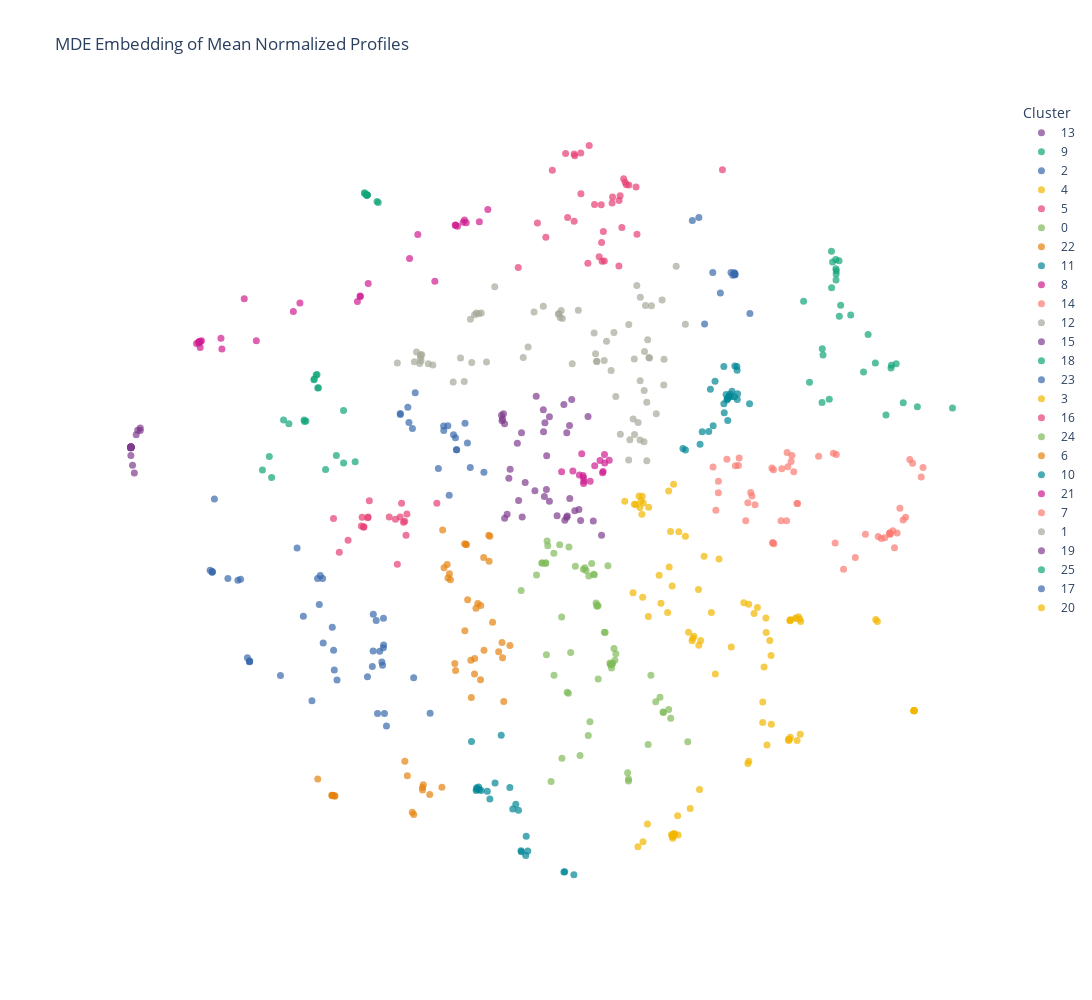

Here is the notebook cell this chart was saved with:
### Code cell
mde_2017 = tf_compute_MDE(adata_2017, n_jobs=5, label_points=False, spectral=True,leiden_neighbors=8)

### Figure 1 — Plotly figure (JSON) as saved in the notebook; plotly's stock layout.template omitted (floating-point values rounded to 4 significant figures)
{"data": [{"customdata": [["ADNP2"], ["BHLHE41"], ["CENPB"], ["EPAS1"], ["ESRRA"], ["FOXA1"], ["MAFK"], ["NEUROG3"], ["OVOL1"], ["TBX1"], ["TBX21"], ["ZBTB3"], ["ZFHX2"], ["ZFP41"], ["ZNF134"], ["ZNF268"], ["ZNF610"], ["ZNF648"], ["ZNF843"], ["ZNF852"], ["ZSCAN32"]], "hovertemplate": "cluster=13<br>x=%{x}<br>y=%{y}<br>gene_target=%{customdata[0]}<extra></extra>", "legendgroup": "13", "marker": {"color": "rgb(127, 60, 141)", "opacity": 0.7, "size": 7, "symbol": "circle"}, "mode": "markers+text", "name": "13", "orientation": "v", "showlegend": true, "textfont": {"size": 4}, "textposition": "middle center", "type": "scatter", "x": [-0.7968, 0.04621, -0.235, 0.1367, -0.3269, 0.09191, -0.09469, -0.9515, 0.3038, -1.052, 0.2278, 0.08061, -0.6772, -0.2902, -0.7318, 0.7166, 0.3345, -0.4995, 0.5653, -0.9751, -1.006], "xaxis": "x", "y": [-0.009993, -0.3823, -0.02243, 0.02755, 0.06583, -0.3005, -0.2973, 0.5767, -0.18, -0.3445, -0.2018, -0.3235, 0.3296, 0.1947, -0.319, -0.6593, -0.3856, 0.1747, -0.3941, 0.408, -0.2694], "yaxis": "y"}, {"customdata": [["AEBP1"], ["ASCL5"], ["BHLHA15"], ["CREM"], ["ELK1"], ["ESRRB"], ["FOSL2"], ["GRHL3"], ["ISL2"], ["MLXIP"], ["NHLH1"], ["NKX6-1"], ["NR2F2"], ["OTX1"], ["PITX1"], ["PLSCR1"], ["RAG1"], ["TBX18"], ["TFDP1"], ["ZBTB42"], ["ZNF287"], ["ZNF443"], ["ZNF485"], ["ZNF519"], ["ZNF701"], ["ZNF705A"], ["ZNF888"], ["ZSCAN26"]], "hovertemplate": "cluster=9<br>x=%{x}<br>y=%{y}<br>gene_target=%{customdata[0]}<extra></extra>", "legendgroup": "9", "marker": {"color": "rgb(17, 165, 121)", "opacity": 0.7, "size": 7, "symbol": "circle"}, "mode": "markers+text", "name": "9", "orientation": "v", "showlegend": true, "textfont": {"size": 4}, "textposition": "middle center", "type": "scatter", "x": [4.911, 4.757, 5.263, 4.992, 4.739, 4.744, 5.05, 5.906, 6.093, 5.997, 5.58, 6.006, 4.511, 5.712, 4.989, 4.932, 7.119, 5.055, 5.0, 4.914, 4.995, 4.871, 6.479, 4.997, 5.496, 4.403, 5.079, 6.221], "xaxis": "x", "y": [4.66, 2.715, 3.468, 4.334, 1.825, 2.834, 4.482, 1.594, 2.551, 2.471, 3.1, 2.527, 2.206, 2.567, 4.504, 4.457, 1.726, 3.441, 4.297, 3.977, 4.12, 1.889, 1.746, 4.237, 2.397, 3.723, 3.649, 1.822], "yaxis": "y"}, {"customdata": [["AHR"], ["AKAP8"], ["CBX2"], ["CRX"], ["CXXC1"], ["DOT1L"], ["E2F4"], ["ERF"], ["ETV1"], ["HNF1A"], ["JUNB"], ["MEIS1"], ["MEIS3"], ["MSX1"], ["NFE2L1"], ["PAX2"], ["PHF21A"], ["RARB"], ["RFX2"], ["RFX8"], ["SOX30"], ["STAT5A"], ["TCF7L2"], ["THAP5"], ["THAP7"], ["ZHX3"], ["ZMAT1"], ["ZNF20"], ["ZNF75D"], ["ZNF83"], ["ZNF408"], ["ZNF414"], ["ZNF500"], ["ZNF512"], ["ZNF614"], ["ZNF664"], ["ZNF669"], ["ZNF700"], ["ZNF707"], ["ZNF816"], ["ZNF835"]], "hovertemplate": "cluster=2<br>x=%{x}<br>y=%{y}<br>gene_target=%{customdata[0]}<extra></extra>", "legendgroup": "2", "marker": {"color": "rgb(57, 105, 172)", "opacity": 0.7, "size": 7, "symbol": "circle"}, "mode": "markers+text", "name": "2", "orientation": "v", "showlegend": true, "textfont": {"size": 4}, "textposition": "middle center", "type": "scatter", "x": [-2.411, -6.426, -3.555, -3.208, -3.451, -5.703, -5.142, -2.712, -4.416, -3.26, -5.707, -4.839, -4.197, -4.16, -3.332, -4.433, -5.919, -5.87, -3.396, -3.28, -5.709, -4.568, -4.363, -3.449, -3.264, -4.173, -4.11, -3.245, -4.373, -3.466, -3.371, -6.101, -4.725, -3.292, -3.263, -5.745, -6.388, -6.385, -6.388, -4.466, -6.348], "xaxis": "x", "y": [-3.995, -1.316, -3.315, -4.235, -2.831, -3.019, -3.292, -3.33, -1.415, -2.72, -3.026, -0.898, -2.384, -3.184, -2.837, -1.958, -1.505, -1.485, -2.261, -3.1, -3.03, -3.763, -2.68, -2.143, -2.768, -2.815, -3.374, -4.001, -1.473, -3.12, -4.002, -1.473, -2.18, -3.039, -2.218, -2.956, -1.353, -1.342, -1.35, -1.471, 0.01993], "yaxis": "y"}, {"customdata": [["AIRE"], ["BCL6B"], ["CCDC17"], ["CREB3L4"], ["CREBL2"], ["DBX2"], ["DLX6"], ["DMBX1"], ["FOXK1"], ["FOXQ1"], ["GATA1"], ["GATA5"], ["HMGN3"], ["KMT2B"], ["MNX1"], ["MXI1"], ["NFKB2"], ["PPARA"], ["RBPJL"], ["SLC2A4RG"], ["SP1"], ["SRY"], ["TET2"], ["TFE3"], ["THAP6"], ["ZNF93"], ["ZNF174"], ["ZNF215"], ["ZNF341"], ["ZNF426"], ["ZNF461"], ["ZNF471"], ["ZNF672"], ["ZNF736"], ["ZNF821"]], "hovertemplate": "cluster=4<br>x=%{x}<br>y=%{y}<br>gene_target=%{customdata[0]}<extra></extra>", "legendgroup": "4", "marker": {"color": "rgb(242, 183, 1)", "opacity": 0.7, "size": 7, "symbol": "circle"}, "mode": "markers+text", "name": "4", "orientation": "v", "showlegend": true, "textfont": {"size": 4}, "textposition": "middle center", "type": "scatter", "x": [1.8, 2.587, 2.485, 2.401, 2.792, 3.083, 1.478, 2.72, 1.316, 1.57, 1.453, 1.576, 1.768, 1.14, 2.382, 1.922, 2.004, 1.291, 2.491, 2.031, 2.526, 1.466, 1.941, 2.247, 1.416, 2.367, 2.126, 1.46, 2.305, 1.34, 2.86, 1.95, 1.975, 1.402, 1.437], "xaxis": "x", "y": [-1.934, -1.055, -1.679, -2.552, -3.261, -2.758, -0.05765, -2.107, -0.07983, -2.186, -0.2687, -0.1369, -1.409, -0.02501, -2.592, -2.111, -1.612, -1.737, -2.721, 0.2957, -2.632, -1.824, 0.1669, -0.6809, -0.1388, -2.64, -0.5946, 0.06821, -2.48, -0.08307, -1.107, -1.258, -0.5899, 0.07378, -0.01489], "yaxis": "y"}, {"customdata": [["AKAP8L"], ["CREB5"], ["EBF3"], ["HLF"], ["IRX5"], ["MEOX1"], ["MXD1"], ["NKX6-3"], ["NR3C2"], ["PGR"], ["POU3F4"], ["PRDM8"], ["RARG"], ["REST"], ["SATB1"], ["SETDB2"], ["TCFL5"], ["THAP8"], ["TP73"], ["ZBTB6"], ["ZBTB43"], ["ZFP14"], ["ZFP30"], ["ZHX1"], ["ZNF91"], ["ZNF98"], ["ZNF445"], ["ZNF454"], ["ZNF556"], ["ZNF566"], ["ZNF571"], ["ZNF607"], ["ZNF630"]], "hovertemplate": "cluster=5<br>x=%{x}<br>y=%{y}<br>gene_target=%{customdata[0]}<extra></extra>", "legendgroup": "5", "marker": {"color": "rgb(231, 63, 116)", "opacity": 0.7, "size": 7, "symbol": "circle"}, "mode": "markers+text", "name": "5", "orientation": "v", "showlegend": true, "textfont": {"size": 4}, "textposition": "middle center", "type": "scatter", "x": [1.17, 1.363, 0.711, 1.055, 0.2166, 0.7175, 0.09756, 1.033, 1.215, -0.8033, 0.6731, 1.036, 0.9092, -0.1814, 0.0606, 0.7672, 0.3401, 1.146, 1.346, 2.922, 0.7267, 0.7497, 0.4671, 0.9171, -0.3003, 0.2163, 0.2272, 0.491, -0.4537, 1.12, 1.088, 0.5888, 0.3373], "xaxis": "x", "y": [5.907, 4.981, 5.534, 5.703, 6.485, 4.826, 5.292, 4.383, 5.902, 4.355, 4.556, 5.611, 5.564, 6.181, 6.492, 4.477, 5.739, 5.955, 5.866, 6.19, 4.472, 5.033, 4.438, 5.678, 4.923, 5.225, 6.45, 6.645, 5.19, 6.019, 5.108, 5.535, 6.502], "yaxis": "y"}, {"customdata": [["ANKZF1"], ["ARID2"], ["ARNT"], ["BHLHE40"], ["CC2D1A"], ["CEBPE"], ["CSRNP2"], ["ERG"], ["FOSL1"], ["FOXD4"], ["FOXM1"], ["FOXN4"], ["FOXS1"], ["HDX"], ["HOXA7"], ["IKZF4"], ["LCOR"], ["MSGN1"], ["MSX2"], ["MXD4"], ["NEUROD2"], ["NFE2L3"], ["ONECUT2"], ["PATZ1"], ["PBX3"], ["PCGF2"], ["RELA"], ["RORC"], ["SIX2"], ["SP8"], ["SREBF1"], ["TAL2"], ["TFAP2A"], ["TIGD2"], ["ZBTB47"], ["ZFP69B"], ["ZNF30"], ["ZNF267"], ["ZNF316"], ["ZNF492"], ["ZNF514"], ["ZNF589"], ["ZNF594"], ["ZNF605"], ["ZNF653"], ["ZNF709"], ["ZNF775"], ["ZNF781"]], "hovertemplate": "cluster=0<br>x=%{x}<br>y=%{y}<br>gene_target=%{customdata[0]}<extra></extra>", "legendgroup": "0", "marker": {"color": "rgb(128, 186, 90)", "opacity": 0.7, "size": 7, "symbol": "circle"}, "mode": "markers+text", "name": "0", "orientation": "v", "showlegend": true, "textfont": {"size": 4}, "textposition": "middle center", "type": "scatter", "x": [0.3847, 0.655, 2.29, 1.617, 0.4829, 1.942, 0.4126, 0.5366, 1.845, 1.839, 0.9435, 0.153, 0.5045, 0.6165, 0.6528, 1.705, 0.2384, 0.6365, -0.2047, 0.8992, -0.2894, 1.208, 0.9172, 0.9102, 1.193, -0.1516, 0.08904, 0.8328, 1.979, 0.434, 1.208, 0.4738, 0.6323, 0.5853, 0.8701, -0.006165, 0.7827, 0.9776, -0.01165, 1.783, 0.8774, 0.7675, 0.8893, 0.3237, 1.567, 0.1117, 0.5705, 0.9596], "xaxis": "x", "y": [-1.297, -3.355, -4.53, -3.284, -1.426, -3.925, -1.271, -1.192, -3.982, -3.975, -2.785, -2.859, -4.155, -1.93, -1.981, -3.781, -1.241, -1.971, -5.274, -3.151, -2.902, -5.267, -3.058, -3.071, -5.113, -3.285, -3.602, -1.233, -4.089, -1.324, -5.231, -4.412, -1.99, -1.4, -3.055, -4.842, -2.483, -2.883, -2.193, -3.696, -3.085, -2.479, -3.088, -4.789, -4.583, -3.623, -1.394, -3.006], "yaxis": "y"}, {"customdata": [["ARHGAP35"], ["CENPS"], ["CTCFL"], ["DR1"], ["DRAP1"], ["ETV3L"], ["FOXD3"], ["MBD1"], ["NR1D1"], ["RBPJ"], ["SOX4"], ["SOX11"], ["ZBTB14"], ["ZBTB21"], ["ZNF219"], ["ZNF532"]], "hovertemplate": "cluster=22<br>x=%{x}<br>y=%{y}<br>gene_target=%{customdata[0]}<extra></extra>", "legendgroup": "22", "marker": {"color": "rgb(230, 131, 16)", "opacity": 0.7, "size": 7, "symbol": "circle"}, "mode": "markers+text", "name": "22", "orientation": "v", "showlegend": true, "textfont": {"size": 4}, "textposition": "middle center", "type": "scatter", "x": [-2.873, -2.55, -4.462, -2.737, -4.149, -4.154, -4.204, -4.183, -4.192, -4.199, -2.418, -2.536, -2.552, -2.711, -2.827, -2.196], "xaxis": "x", "y": [-4.897, -5.435, -5.227, -5.852, -5.542, -5.552, -5.535, -5.535, -5.537, -5.54, -5.517, -5.337, -5.39, -5.894, -5.168, -5.382], "yaxis": "y"}, {"customdata": [["ARID3A"], ["CENPX"], ["DACH2"], ["DLX4"], ["FOXH1"], ["GRHL2"], ["GTF2I"], ["KLF10"], ["MTERF3"], ["MTERF4"], ["MTF2"], ["POGK"], ["REL"], ["SOX14"], ["SOX18"], ["THAP12"], ["ZBED6"], ["ZBTB41"], ["ZNF24"], ["ZNF205"], ["ZNF358"], ["ZNF438"], ["ZSCAN30"]], "hovertemplate": "cluster=11<br>x=%{x}<br>y=%{y}<br>gene_target=%{customdata[0]}<extra></extra>", "legendgroup": "11", "marker": {"color": "rgb(0, 134, 149)", "opacity": 0.7, "size": 7, "symbol": "circle"}, "mode": "markers+text", "name": "11", "orientation": "v", "showlegend": true, "textfont": {"size": 4}, "textposition": "middle center", "type": "scatter", "x": [-0.8482, -1.114, -1.526, -1.481, -0.9033, -0.7535, -1.562, -0.7459, 0.04363, 0.02969, -1.571, -0.6672, -0.7996, -1.368, -1.321, -0.6302, -0.6582, 0.2116, -1.515, -1.561, -1.656, -0.9564, -1.227], "xaxis": "x", "y": [-5.703, -4.408, -5.381, -5.446, -5.79, -6.574, -5.392, -6.592, -6.969, -6.973, -5.447, -6.665, -5.817, -5.458, -5.603, -6.577, -6.302, -7.021, -5.427, -5.419, -4.526, -5.388, -5.302], "yaxis": "y"}, {"customdata": [["ARID3B"], ["ATF6B"], ["BAZ2A"], ["DMRT2"], ["GMEB2"], ["HES4"], ["IRX4"], ["KLF1"], ["KLF5"], ["MAFG"], ["NEUROG2"], ["NFIB"], ["PURG"], ["RAX"], ["RLF"], ["SALL4"], ["SNAI1"], ["SOX13"], ["TBPL1"], ["YY2"], ["ZBED1"], ["ZKSCAN7"], ["ZNF44"], ["ZNF423"], ["ZNF432"], ["ZNF487"], ["ZNF507"], ["ZNF572"], ["ZNF860"]], "hovertemplate": "cluster=8<br>x=%{x}<br>y=%{y}<br>gene_target=%{customdata[0]}<extra></extra>", "legendgroup": "8", "marker": {"color": "rgb(207, 28, 144)", "opacity": 0.7, "size": 7, "symbol": "circle"}, "mode": "markers+text", "name": "8", "orientation": "v", "showlegend": true, "textfont": {"size": 4}, "textposition": "middle center", "type": "scatter", "x": [-6.583, -1.809, -2.325, -4.907, -4.787, -2.786, -2.636, -6.627, -1.513, -6.228, -1.784, -1.952, -6.673, -5.803, -6.626, -6.63, -6.604, -5.582, -1.752, -3.686, -1.358, -3.541, -1.913, -6.627, -3.688, -6.608, -3.738, -6.211, -1.948], "xaxis": "x", "y": [2.984, 5.204, 4.098, 3.533, 3.692, 4.525, 4.976, 2.96, 5.215, 3.032, 5.246, 5.149, 2.933, 3.77, 2.941, 2.966, 2.968, 2.982, 5.194, 3.811, 5.441, 4.059, 5.127, 2.955, 3.824, 2.857, 3.719, 2.829, 5.154], "yaxis": "y"}, {"customdata": [["ARNT2"], ["CAMTA2"], ["FOXI2"], ["FOXJ2"], ["GATA4"], ["HHEX"], ["HIC1"], ["HSF2"], ["OSR2"], ["PRDM12"], ["RBCK1"], ["RUNX3"], ["SHOX2"], ["SRF"], ["ZNF107"], ["ZNF112"], ["ZNF200"], ["ZNF300"], ["ZNF486"], ["ZNF576"], ["ZNF823"]], "hovertemplate": "cluster=14<br>x=%{x}<br>y=%{y}<br>gene_target=%{customdata[0]}<extra></extra>", "legendgroup": "14", "marker": {"color": "rgb(249, 123, 114)", "opacity": 0.7, "size": 7, "symbol": "circle"}, "mode": "markers+text", "name": "14", "orientation": "v", "showlegend": true, "textfont": {"size": 4}, "textposition": "middle center", "type": "scatter", "x": [5.973, 5.976, 5.982, 5.884, 6.11, 6.265, 4.979, 6.582, 6.032, 5.531, 6.391, 6.16, 5.347, 5.821, 5.132, 5.764, 6.061, 5.98, 6.549, 6.218, 6.34], "xaxis": "x", "y": [-0.625, -0.6158, -0.6399, -0.7091, -0.6213, -0.3233, -0.8082, 0.6063, -0.5768, -0.6428, 0.6891, -0.1538, -1.076, -0.7232, -1.296, -0.6862, -0.8955, -0.6417, 0.4295, -0.3769, 0.7561], "yaxis": "y"}, {"customdata": [["ARX"], ["ASCL2"], ["CDX1"], ["GBX1"], ["HNF4G"], ["ISL1"], ["MYPOP"], ["NFX1"], ["NME2"], ["PITX2"], ["PRDM16"], ["SCRT2"], ["SCX"], ["SOX12"], ["SPIB"], ["STAT6"], ["ZNF66"], ["ZNF169"], ["ZNF284"], ["ZNF518B"], ["ZNF777"]], "hovertemplate": "cluster=12<br>x=%{x}<br>y=%{y}<br>gene_target=%{customdata[0]}<extra></extra>", "legendgroup": "12", "marker": {"color": "rgb(165, 170, 153)", "opacity": 0.7, "size": 7, "symbol": "circle"}, "mode": "markers+text", "name": "12", "orientation": "v", "showlegend": true, "textfont": {"size": 4}, "textposition": "middle center", "type": "scatter", "x": [-1.991, -2.659, -1.478, -2.445, -1.652, -1.525, -1.567, -1.856, -2.602, -1.6, -1.677, -1.383, -2.589, -3.009, -2.362, -2.564, -1.232, -2.699, -1.789, -2.577, -2.589], "xaxis": "x", "y": [2.212, 2.775, 3.505, 2.552, 2.576, 3.491, 3.503, 2.662, 2.557, 3.47, 3.389, 2.586, 2.664, 2.565, 2.531, 2.723, 3.998, 2.591, 2.218, 2.607, 2.72], "yaxis": "y"}, {"customdata": [["ASCL1"], ["FLYWCH1"], ["HMX2"], ["HOXD13"], ["MYF6"], ["NANOG"], ["NANOGP8"], ["PHF20"], ["PKNOX2"], ["POU3F2"], ["POU5F1"], ["POU5F1B"], ["PRDM14"], ["TCF12"], ["ZGPAT"], ["ZNF180"], ["ZNF396"], ["ZNF442"], ["ZNF521"], ["ZNF560"], ["ZNF710"]], "hovertemplate": "cluster=15<br>x=%{x}<br>y=%{y}<br>gene_target=%{customdata[0]}<extra></extra>", "legendgroup": "15", "marker": {"color": "rgb(127, 60, 141)", "opacity": 0.7, "size": 7, "symbol": "circle"}, "mode": "markers+text", "name": "15", "orientation": "v", "showlegend": true, "textfont": {"size": 4}, "textposition": "middle center", "type": "scatter", "x": [-7.872, -7.873, -7.878, -7.868, -7.841, -7.701, -7.747, -7.87, -7.7, -7.868, -7.871, -7.87, -7.775, -7.808, -7.871, -7.876, -7.869, -7.872, -7.868, -7.872, -7.868], "xaxis": "x", "y": [0.9809, 0.9936, 0.972, 0.9926, 0.6496, 1.349, 1.304, 0.9886, 1.303, 0.9845, 0.9847, 0.9894, 1.222, 0.5049, 0.8324, 0.9921, 0.9844, 0.9968, 0.9893, 0.9972, 0.989], "yaxis": "y"}, {"customdata": [["ASCL3"], ["BARX1"], ["DLX2"], ["GATA6"], ["GLI1"], ["GTF3A"], ["JAZF1"], ["PIN1"], ["PROX2"], ["TERF1"], ["ZBTB26"], ["ZBTB39"], ["ZNF398"], ["ZNF511"], ["ZNF674"], ["ZNF689"], ["ZNF850"], ["ZSCAN16"], ["ZZZ3"]], "hovertemplate": "cluster=18<br>x=%{x}<br>y=%{y}<br>gene_target=%{customdata[0]}<extra></extra>", "legendgroup": "18", "marker": {"color": "rgb(17, 165, 121)", "opacity": 0.7, "size": 7, "symbol": "circle"}, "mode": "markers+text", "name": "18", "orientation": "v", "showlegend": true, "textfont": {"size": 4}, "textposition": "middle center", "type": "scatter", "x": [-5.304, -4.122, -3.779, -3.991, -5.346, -5.086, -4.712, -4.45, -4.491, -4.319, -4.461, -4.988, -3.991, -4.702, -4.677, -4.475, -4.532, -5.471, -4.526], "xaxis": "x", "y": [0.4211, 0.8351, 0.7158, 1.677, 0.8168, 1.497, 1.498, 2.101, 2.34, 0.5711, 2.098, 1.429, 0.6919, 1.471, 1.481, 2.349, 2.254, 0.5635, 2.269], "yaxis": "y"}, {"customdata": [["ASH1L"], ["DMRTA2"], ["FOSB"], ["GPBP1"], ["MSANTD4"], ["ZNF32"], ["ZNF213"], ["ZNF275"], ["ZNF311"], ["ZNF469"], ["ZNF597"], ["ZNF786"]], "hovertemplate": "cluster=23<br>x=%{x}<br>y=%{y}<br>gene_target=%{customdata[0]}<extra></extra>", "legendgroup": "23", "marker": {"color": "rgb(57, 105, 172)", "opacity": 0.7, "size": 7, "symbol": "circle"}, "mode": "markers+text", "name": "23", "orientation": "v", "showlegend": true, "textfont": {"size": 4}, "textposition": "middle center", "type": "scatter", "x": [3.154, 2.597, 3.146, 3.078, 2.492, 2.373, 2.884, 3.423, 3.112, 3.135, 3.149, 2.746], "xaxis": "x", "y": [4.221, 3.297, 4.226, 4.261, 5.293, 5.235, 3.877, 3.494, 4.211, 4.26, 4.25, 4.263], "yaxis": "y"}, {"customdata": [["ATMIN"], ["CHAMP1"], ["DNMT1"], ["ESRRG"], ["ETS1"], ["HEY2"], ["HNF1B"], ["MKX"], ["MTERF1"], ["NEUROG1"], ["ONECUT3"], ["PAX6"], ["PITX3"], ["POU3F3"], ["SETDB1"], ["SIX6"], ["SP2"], ["TBX22"], ["TCF7L1"], ["THAP10"], ["TIGD4"], ["TP53"], ["USF2"], ["VDR"], ["ZBTB22"], ["ZKSCAN1"], ["ZNF17"], ["ZNF143"], ["ZNF256"], ["ZNF441"], ["ZNF491"], ["ZNF540"], ["ZNF592"], ["ZNF596"], ["ZNF705D"], ["ZNF708"], ["ZSCAN2"]], "hovertemplate": "cluster=3<br>x=%{x}<br>y=%{y}<br>gene_target=%{customdata[0]}<extra></extra>", "legendgroup": "3", "marker": {"color": "rgb(242, 183, 1)", "opacity": 0.7, "size": 7, "symbol": "circle"}, "mode": "markers+text", "name": "3", "orientation": "v", "showlegend": true, "textfont": {"size": 4}, "textposition": "middle center", "type": "scatter", "x": [6.418, 6.418, 6.418, 4.161, 3.402, 4.258, 4.164, 3.787, 4.332, 4.351, 3.715, 4.284, 6.418, 4.311, 6.418, 3.56, 4.143, 3.735, 4.159, 3.815, 3.312, 3.682, 3.72, 6.418, 4.342, 4.13, 5.719, 3.656, 3.401, 3.499, 4.152, 3.658, 3.809, 3.386, 4.126, 5.75, 4.262], "xaxis": "x", "y": [-3.947, -3.948, -3.948, -4.447, -4.895, -2.216, -2.254, -2.634, -2.235, -2.279, -2.213, -4.509, -3.948, -2.19, -3.948, -2.014, -4.489, -4.59, -2.246, -4.203, -1.925, -3.132, -2.486, -3.946, -4.39, -4.507, -2.242, -4.172, -1.953, -2.127, -2.263, -3.788, -2.914, -4.937, -4.485, -2.279, -2.216], "yaxis": "y"}, {"customdata": [["ATOH1"], ["BARHL1"], ["HSF4"], ["IRF6"], ["IRX1"], ["KCNIP3"], ["LHX9"], ["NFIC"], ["NFIL3"], ["NR4A3"], ["PREB"], ["SP7"], ["TIGD6"], ["ZBED4"], ["ZFP1"], ["ZNF136"], ["ZNF383"], ["ZNF512B"], ["ZNF621"], ["ZNF735"]], "hovertemplate": "cluster=16<br>x=%{x}<br>y=%{y}<br>gene_target=%{customdata[0]}<extra></extra>", "legendgroup": "16", "marker": {"color": "rgb(231, 63, 116)", "opacity": 0.7, "size": 7, "symbol": "circle"}, "mode": "markers+text", "name": "16", "orientation": "v", "showlegend": true, "textfont": {"size": 4}, "textposition": "middle center", "type": "scatter", "x": [-2.897, -3.652, -3.909, -4.174, -3.01, -3.044, -2.851, -3.626, -3.55, -3.52, -2.932, -3.157, -4.068, -2.957, -2.875, -3.619, -3.543, -3.666, -2.288, -2.835], "xaxis": "x", "y": [-0.4188, -0.3219, -0.755, -0.345, -1.204, -0.3597, -0.663, -0.5091, -0.3311, -0.01464, -0.06007, -0.3187, -0.9815, -0.3182, -0.4002, -0.5034, -0.3209, -0.486, -0.05959, -0.2635], "yaxis": "y"}, {"customdata": [["ATOH7"], ["DUXA"], ["THRB"], ["TIGD7"], ["TWIST1"], ["ZNF155"], ["ZNF518A"], ["ZNF546"], ["ZNF564"], ["ZNF687"], ["ZSCAN25"]], "hovertemplate": "cluster=24<br>x=%{x}<br>y=%{y}<br>gene_target=%{customdata[0]}<extra></extra>", "legendgroup": "24", "marker": {"color": "rgb(128, 186, 90)", "opacity": 0.7, "size": 7, "symbol": "circle"}, "mode": "markers+text", "name": "24", "orientation": "v", "showlegend": true, "textfont": {"size": 4}, "textposition": "middle center", "type": "scatter", "x": [-0.3652, -0.373, -0.3054, -0.7509, -0.04801, -0.4699, -0.3004, -0.2772, 0.1215, -0.2651, -0.1535], "xaxis": "x", "y": [-1.179, -1.183, -1.189, -1.697, -0.8386, -1.407, -1.175, -0.7694, -0.8822, -0.8596, -1.0], "yaxis": "y"}, {"customdata": [["BACH2"], ["BSX"], ["CEBPB"], ["CEBPD"], ["ESX1"], ["FOXN2"], ["GATA2"], ["GATAD2A"], ["HES3"], ["IKZF5"], ["LCORL"], ["LMX1B"], ["MESP2"], ["MYCL"], ["NR4A1"], ["PHF1"], ["POU2F1"], ["REXO4"], ["SMAD4"], ["SMAD9"], ["SOX1"], ["TBX10"], ["TCF7"], ["TFEB"], ["TFEC"], ["ZKSCAN3"], ["ZNF394"], ["ZNF573"], ["ZNF684"], ["ZNF728"], ["ZNF791"], ["ZSCAN18"]], "hovertemplate": "cluster=6<br>x=%{x}<br>y=%{y}<br>gene_target=%{customdata[0]}<extra></extra>", "legendgroup": "6", "marker": {"color": "rgb(230, 131, 16)", "opacity": 0.7, "size": 7, "symbol": "circle"}, "mode": "markers+text", "name": "6", "orientation": "v", "showlegend": true, "textfont": {"size": 4}, "textposition": "middle center", "type": "scatter", "x": [-1.961, -1.778, -1.727, -2.058, -1.09, -1.947, -1.1, -2.041, -1.068, -0.9547, -1.161, -1.272, -1.541, -1.66, -1.434, -2.101, -1.492, -1.341, -1.601, -1.575, -1.751, -2.158, -1.335, -2.086, -2.182, -1.782, -1.322, -1.598, -1.668, -1.757, -1.488, -1.428], "xaxis": "x", "y": [-3.067, -2.449, -1.869, -1.384, -2.958, -3.193, -2.67, -1.495, -3.776, -2.729, -2.842, -2.291, -1.94, -3.701, -1.08, -1.21, -3.369, -0.6626, -3.261, -2.028, -0.8337, -1.272, -1.148, -1.464, -0.5626, -0.8188, -0.6815, -2.969, -3.004, -0.8355, -1.976, -2.817], "yaxis": "y"}, {"customdata": [["BHLHA9"], ["DMRTB1"], ["ESR2"], ["HBP1"], ["HEY1"], ["HIVEP2"], ["KLF15"], ["NKX6-2"], ["NOTO"], ["PA2G4"], ["PBX1"], ["POU4F3"], ["REPIN1"], ["SHOX"], ["SPDEF"], ["TCF3"], ["ZFP90"], ["ZNF48"], ["ZNF212"], ["ZNF337"], ["ZNF549"], ["ZNF551"], ["ZNF583"], ["ZNF660"], ["ZNF667"], ["ZNF692"], ["ZNF716"]], "hovertemplate": "cluster=10<br>x=%{x}<br>y=%{y}<br>gene_target=%{customdata[0]}<extra></extra>", "legendgroup": "10", "marker": {"color": "rgb(0, 134, 149)", "opacity": 0.7, "size": 7, "symbol": "circle"}, "mode": "markers+text", "name": "10", "orientation": "v", "showlegend": true, "textfont": {"size": 4}, "textposition": "middle center", "type": "scatter", "x": [3.096, 2.955, 3.199, 2.787, 2.514, 2.672, 3.016, 2.753, 2.247, 2.948, 3.417, 2.99, 3.019, 2.948, 3.14, 3.19, 3.076, 3.019, 3.043, 2.702, 2.202, 3.062, 3.193, 2.553, 3.148, 3.003, 3.186], "xaxis": "x", "y": [2.039, 1.635, 1.992, 2.224, 1.043, 1.281, 1.904, 1.39, 0.9379, 1.805, 1.804, 1.975, 1.906, 2.503, 1.937, 2.431, 1.935, 1.491, 1.942, 2.074, 0.9666, 1.981, 1.884, 1.277, 2.511, 1.875, 2.503], "yaxis": "y"}, {"customdata": [["BHLHE22"], ["GLIS3"], ["HES6"], ["KLF6"], ["NKX2-4"], ["PRDM13"], ["ZBTB34"], ["ZFP37"], ["ZNF354B"], ["ZNF446"], ["ZNF462"], ["ZNF658"], ["ZNF691"], ["ZNF713"], ["ZNF844"], ["ZSCAN23"]], "hovertemplate": "cluster=21<br>x=%{x}<br>y=%{y}<br>gene_target=%{customdata[0]}<extra></extra>", "legendgroup": "21", "marker": {"color": "rgb(207, 28, 144)", "opacity": 0.7, "size": 7, "symbol": "circle"}, "mode": "markers+text", "name": "21", "orientation": "v", "showlegend": true, "textfont": {"size": 4}, "textposition": "middle center", "type": "scatter", "x": [0.6886, 0.8566, 0.5916, 0.387, 0.7354, -0.01241, 0.5091, 0.3886, 0.77, 0.393, 0.1931, 0.312, 0.7748, 0.7445, 0.3787, 0.3546], "xaxis": "x", "y": [0.7397, 0.7455, 0.642, 0.417, 0.5091, 0.5308, 0.3508, 0.3077, 0.8534, 0.3503, 0.5418, 0.4679, 0.6923, 0.5328, 0.4576, 0.8648], "yaxis": "y"}, {"customdata": [["CEBPA"], ["CREB3L3"], ["EHF"], ["ETV5"], ["FAM200B"], ["GSC"], ["JRKL"], ["MEOX2"], ["NR1H4"], ["RHOXF2"], ["RXRA"], ["SIX4"], ["SIX5"], ["SP110"], ["TET1"], ["TFCP2L1"], ["TMF1"], ["YBX1"], ["ZBTB33"], ["ZNF76"], ["ZNF280D"], ["ZNF416"], ["ZNF490"], ["ZNF552"], ["ZNF554"], ["ZNF582"], ["ZNF639"], ["ZNF683"], ["ZNF726"], ["ZNF732"], ["ZNF780A"]], "hovertemplate": "cluster=7<br>x=%{x}<br>y=%{y}<br>gene_target=%{customdata[0]}<extra></extra>", "legendgroup": "7", "marker": {"color": "rgb(249, 123, 114)", "opacity": 0.7, "size": 7, "symbol": "circle"}, "mode": "markers+text", "name": "7", "orientation": "v", "showlegend": true, "textfont": {"size": 4}, "textposition": "middle center", "type": "scatter", "x": [3.227, 3.438, 2.849, 4.116, 3.84, 3.385, 4.947, 4.223, 3.991, 3.853, 3.004, 3.159, 3.517, 4.999, 3.214, 3.461, 2.847, 4.102, 4.19, 4.005, 2.75, 4.093, 2.802, 3.84, 4.175, 4.293, 3.825, 3.347, 3.861, 4.282, 4.677], "xaxis": "x", "y": [0.785, 0.1377, 0.3524, 0.6221, -0.8006, -0.05168, 0.8762, 0.5267, -0.3901, 0.5655, 0.7621, 0.6413, -0.08863, 0.8524, 0.6447, 0.07467, 0.1366, 0.8911, 0.8332, 0.5847, 0.6158, -0.3897, -0.1944, -0.8024, 0.72, -0.06684, 0.6, -0.3877, -0.8184, -0.0669, 0.8198], "yaxis": "y"}, {"customdata": [["DEAF1"], ["DMRTC2"], ["EMX1"], ["ESR1"], ["FIGLA"], ["GATAD2B"], ["IRF8"], ["L3MBTL4"], ["LHX5"], ["LTF"], ["NANOGNB"], ["NCOA3"], ["NEUROD4"], ["NR0B1"], ["NR1I3"], ["PCGF6"], ["RFX7"], ["SP140L"], ["STAT1"], ["TBPL2"], ["TBX15"], ["TBX20"], ["TCF15"], ["TCF23"], ["TSC22D1"], ["TSHZ1"], ["ZFP2"], ["ZNF12"], ["ZNF57"], ["ZNF80"], ["ZNF124"], ["ZNF165"], ["ZNF222"], ["ZNF226"], ["ZNF276"], ["ZNF280C"], ["ZNF345"], ["ZNF354A"], ["ZNF501"], ["ZNF541"], ["ZNF581"], ["ZNF616"], ["ZNF619"], ["ZNF671"], ["ZNF697"], ["ZNF747"], ["ZNF772"], ["ZNF891"]], "hovertemplate": "cluster=1<br>x=%{x}<br>y=%{y}<br>gene_target=%{customdata[0]}<extra></extra>", "legendgroup": "1", "marker": {"color": "rgb(165, 170, 153)", "opacity": 0.7, "size": 7, "symbol": "circle"}, "mode": "markers+text", "name": "1", "orientation": "v", "showlegend": true, "textfont": {"size": 4}, "textposition": "middle center", "type": "scatter", "x": [1.558, -0.07164, 1.491, 0.7647, 0.9765, 2.078, 1.36, 0.6071, 1.59, 1.213, 0.6262, -0.7122, 0.6306, 1.42, 0.2931, 1.314, 0.8077, 2.246, 1.851, -0.5148, 1.494, 0.9428, 1.542, 1.424, -0.01998, 0.1815, 1.233, 1.5, 1.419, 1.059, 1.856, -0.03946, 1.821, 1.211, 1.715, 1.293, 0.5808, 1.542, 1.627, 0.8909, 0.001282, -0.05875, 1.318, -0.6241, 1.518, 1.581, 1.383, -0.3462], "xaxis": "x", "y": [3.0, 3.486, 1.091, 2.612, 1.94, 4.382, 4.018, 2.741, 2.661, 3.287, 2.598, 2.671, 2.594, 2.233, 3.556, 2.643, 2.976, 3.294, 2.155, 3.525, 2.051, 3.14, 1.832, 3.8, 3.553, 2.552, 1.131, 2.782, 1.125, 1.233, 2.637, 3.421, 3.749, 0.7506, 1.616, 1.516, 3.127, 0.7347, 3.638, 2.428, 3.403, 3.496, 1.228, 2.865, 3.645, 2.67, 1.452, 3.632], "yaxis": "y"}, {"customdata": [["DMRT3"], ["ELF3"], ["ETS2"], ["FOXJ1"], ["FOXK2"], ["GATA3"], ["IRF9"], ["KDM2A"], ["MECOM"], ["MITF"], ["RELB"], ["THRA"], ["TWIST2"], ["ZEB1"], ["ZNF28"], ["ZNF367"], ["ZNF580"], ["ZNF878"]], "hovertemplate": "cluster=19<br>x=%{x}<br>y=%{y}<br>gene_target=%{customdata[0]}<extra></extra>", "legendgroup": "19", "marker": {"color": "rgb(127, 60, 141)", "opacity": 0.7, "size": 7, "symbol": "circle"}, "mode": "markers+text", "name": "19", "orientation": "v", "showlegend": true, "textfont": {"size": 4}, "textposition": "middle center", "type": "scatter", "x": [-0.3419, 0.47, -0.3168, -0.2845, -1.073, -0.346, -0.8203, -1.053, 0.1322, 0.02902, -1.099, 0.172, -1.088, -1.108, 0.08223, -0.4758, -0.7442, -0.2348], "xaxis": "x", "y": [1.28, 1.562, 1.449, 0.8271, 1.616, 1.692, 1.064, 1.429, 1.395, 1.791, 1.482, 1.885, 1.517, 1.586, 1.261, 1.943, 1.262, 1.558], "yaxis": "y"}, {"customdata": [["EBF2"], ["GTF2IRD1"], ["LIN28B"], ["NFKB1"], ["SNAPC4"], ["SNAPC5"], ["ZFP69"], ["ZNF382"], ["ZNF420"]], "hovertemplate": "cluster=25<br>x=%{x}<br>y=%{y}<br>gene_target=%{customdata[0]}<extra></extra>", "legendgroup": "25", "marker": {"color": "rgb(17, 165, 121)", "opacity": 0.7, "size": 7, "symbol": "circle"}, "mode": "markers+text", "name": "25", "orientation": "v", "showlegend": true, "textfont": {"size": 4}, "textposition": "middle center", "type": "scatter", "x": [-3.57, -3.561, -3.607, -3.562, -3.562, -3.56, -3.607, -3.358, -3.381], "xaxis": "x", "y": [5.711, 5.714, 5.759, 5.716, 5.714, 5.714, 5.743, 5.576, 5.592], "yaxis": "y"}, {"customdata": [["FOXD4L5"], ["FOXE3"], ["IRF4"], ["LEF1"], ["PPARD"], ["SNAI2"], ["TSHZ3"], ["ZFP42"], ["ZMAT4"], ["ZNF16"], ["ZNF326"], ["ZNF334"], ["ZNF395"], ["ZNF418"], ["ZNF419"], ["ZNF510"], ["ZNF563"], ["ZNF704"], ["ZNF764"]], "hovertemplate": "cluster=17<br>x=%{x}<br>y=%{y}<br>gene_target=%{customdata[0]}<extra></extra>", "legendgroup": "17", "marker": {"color": "rgb(57, 105, 172)", "opacity": 0.7, "size": 7, "symbol": "circle"}, "mode": "markers+text", "name": "17", "orientation": "v", "showlegend": true, "textfont": {"size": 4}, "textposition": "middle center", "type": "scatter", "x": [-2.088, -2.684, -2.166, -2.954, -1.927, -2.798, -1.43, -2.163, -1.949, -1.679, -1.774, -1.932, -1.731, -2.063, -1.985, -2.818, -2.735, -2.261, -2.956], "xaxis": "x", "y": [1.39, 2.009, 1.386, 1.601, 0.9407, 1.45, 0.52, 1.304, 1.166, 0.6067, 1.436, 0.9423, 1.068, 0.0905, 1.224, 1.735, 1.339, 0.5898, 1.619], "yaxis": "y"}, {"customdata": [["FOXO1"], ["HES7"], ["KLF4"], ["NFXL1"], ["PAX9"], ["TCF21"], ["ZBTB12"], ["ZNF181"], ["ZNF253"], ["ZNF618"], ["ZNF628"], ["ZNF629"], ["ZNF706"], ["ZNF783"], ["ZNF787"], ["ZNF853"]], "hovertemplate": "cluster=20<br>x=%{x}<br>y=%{y}<br>gene_target=%{customdata[0]}<extra></extra>", "legendgroup": "20", "marker": {"color": "rgb(242, 183, 1)", "opacity": 0.7, "size": 7, "symbol": "circle"}, "mode": "markers+text", "name": "20", "orientation": "v", "showlegend": true, "textfont": {"size": 4}, "textposition": "middle center", "type": "scatter", "x": [2.02, 2.334, 2.504, 1.991, 2.113, 2.015, 1.38, 2.105, 2.03, 2.015, 2.01, 2.04, 2.053, 2.026, 1.473, 1.554], "xaxis": "x", "y": [-6.296, -5.78, -5.427, -6.272, -6.278, -6.283, -6.497, -5.919, -6.291, -6.339, -6.313, -6.254, -6.259, -6.26, -6.406, -6.074], "yaxis": "y"}], "layout": {"coloraxis": {"showscale": false}, "height": 1000, "legend": {"title": {"text": "Cluster"}, "tracegroupgap": 0}, "plot_bgcolor": "white", "showlegend": true, "title": {"text": "MDE Embedding of Mean Normalized Profiles"}, "width": 1200, "xaxis": {"anchor": "y", "domain": [0, 1], "title": {"text": "x"}, "visible": false}, "yaxis": {"anchor": "x", "domain": [0, 1], "title": {"text": "y"}, "visible": false}}}
